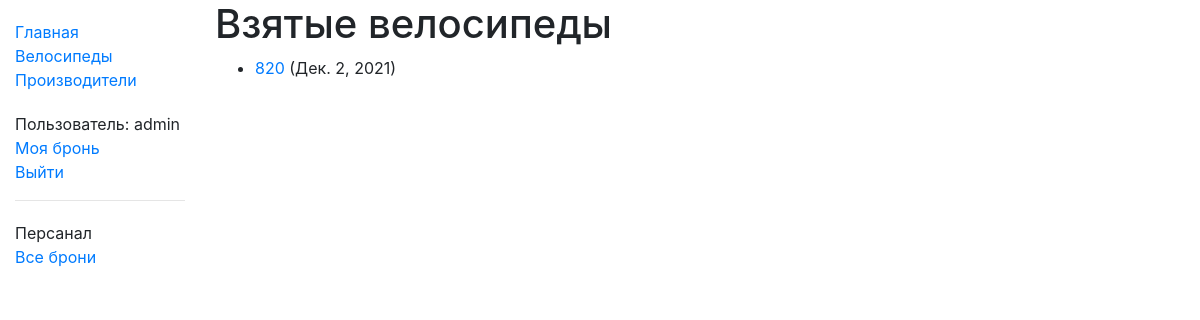
Before: /catalog/mybikes/ (signed in) with the older database file.
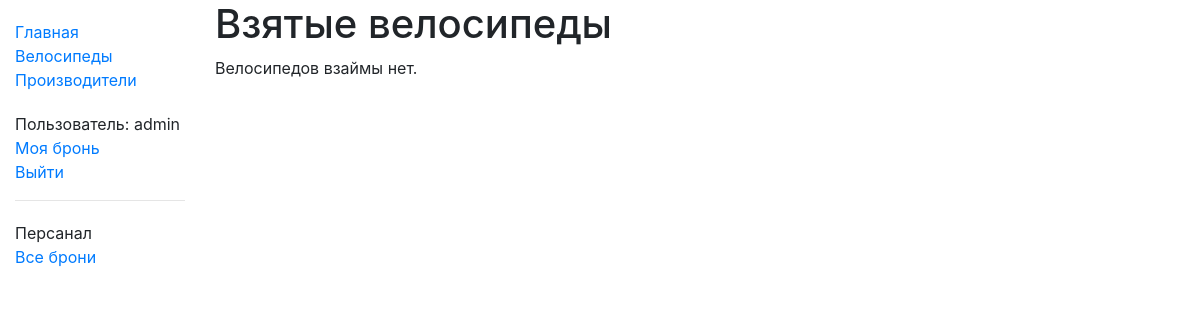
After: the same page with the newer database file.
### catalog/models.py (models this page shows, shortened)
class BikeInstance(models.Model):
    id = models.UUIDField(primary_key=True, default=uuid.uuid4,
                          help_text="Уникальный идентификатор этого конкретного велосипеда во всем гараже")
    bike = models.ForeignKey('Bike', on_delete=models.RESTRICT, verbose_name='Веловиспед', null=True)
    imprint = models.CharField(max_length=200, verbose_name='Коментарий')
    due_back = models.DateField(null=True, verbose_name='Дата возврата', blank=True)
    borrower = models.ForeignKey(User, on_delete=models.SET_NULL, verbose_name='Зарезервировал', null=True, blank=True)
    LOAN_STATUS = (
        ('d', 'Техническое обслуживание'),
        ('o', 'В изпользовании'),
        ('a', 'Доступен'),
        ('r', 'Скоро поступит'),
    )
    status = models.CharField(
        max_length=1,
        choices=LOAN_STATUS,
        blank=True,
        default='d', verbose_name='Статус',
        help_text='Доступность Велосипеда')
    class Meta:
        ordering = ['due_back']
        permissions = (("can_mark_returned", "Set bike as returned"),)
        verbose_name = 'Бронь велосипеда'
        verbose_name_plural = 'Бронь велосипеда'

class Bike(models.Model):
    title = models.CharField(max_length=200, verbose_name='Название')
    author = models.ForeignKey('Author', on_delete=models.SET_NULL, null=True, verbose_name='Производитель')
    summary = models.TextField(max_length=1000, help_text="Enter a brief description of the bike",
                               verbose_name='Описание')
    isbn = models.CharField(max_length=13,
                            unique=True, verbose_name='№ рамы',
                            help_text=' Номера рамы расположены в разных местах <a href="https://www.sportek.in.ua/blogs/stati/gde-nanesen-seriynyy-nomer-velosipeda-ili-ego-ramy'
                                      '">Места распаложения</a>')
    typ = models.ManyToManyField(Typ, verbose_name='Тип велосипеда', help_text="Select a typ for this bike")
    Sex = models.ForeignKey('Sex', verbose_name='Тип рамы', on_delete=models.SET_NULL, null=True)
    photo = models.ImageField(upload_to='photo/', verbose_name='Фото', blank=True, )
    class Meta:
        ordering = ['title', 'author']
        verbose_name = 'Велосипед'
        verbose_name_plural = 'Велосипеды'
    def display_typ(self):
        return ', '.join([typ.name for typ in self.typ.all()[:3]])
    display_typ.short_description = 'Typ'

### catalog/views.py (the view)
# urls.py: path('mybikes/', views.LoanedBikesByUserListView.as_view(), name='my-borrowed'),
class LoanedBikesByUserListView(LoginRequiredMixin, generic.ListView):
    model = BikeInstance
    template_name = 'catalog/bikeinstance_list_borrowed_user.html'
    paginate_by = 10
    def get_queryset(self):
        return BikeInstance.objects.filter(borrower=self.request.user).filter(status__exact='o').order_by('due_back')

### catalog/templates/catalog/bikeinstance_list_borrowed_user.html
{% extends "base_generic.html" %}
{% block content %}
    <h1>Взятые велосипеды</h1>
    {% if bikeinstance_list %}
    <ul>
      {% for bikeinst in bikeinstance_list %}
      <li class="{% if binst.is_overdue %}text-danger{% endif %}">
        <a href="{% url 'bike-detail' bikeinst.bike.pk %}">{{bikeinst.bike.title}}</a> ({{ bikeinst.due_back }})
      </li>
      {% endfor %}
    </ul>
    {% else %}
      <p>Велосипедов взаймы нет.</p>
    {% endif %}
{% endblock %}

Changed rows visible on the page:
removed BikeInstance: bike "820", due_back "Дек. 2, 2021"
Other visible differences:
text now shown: "Велосипедов взаймы нет."
